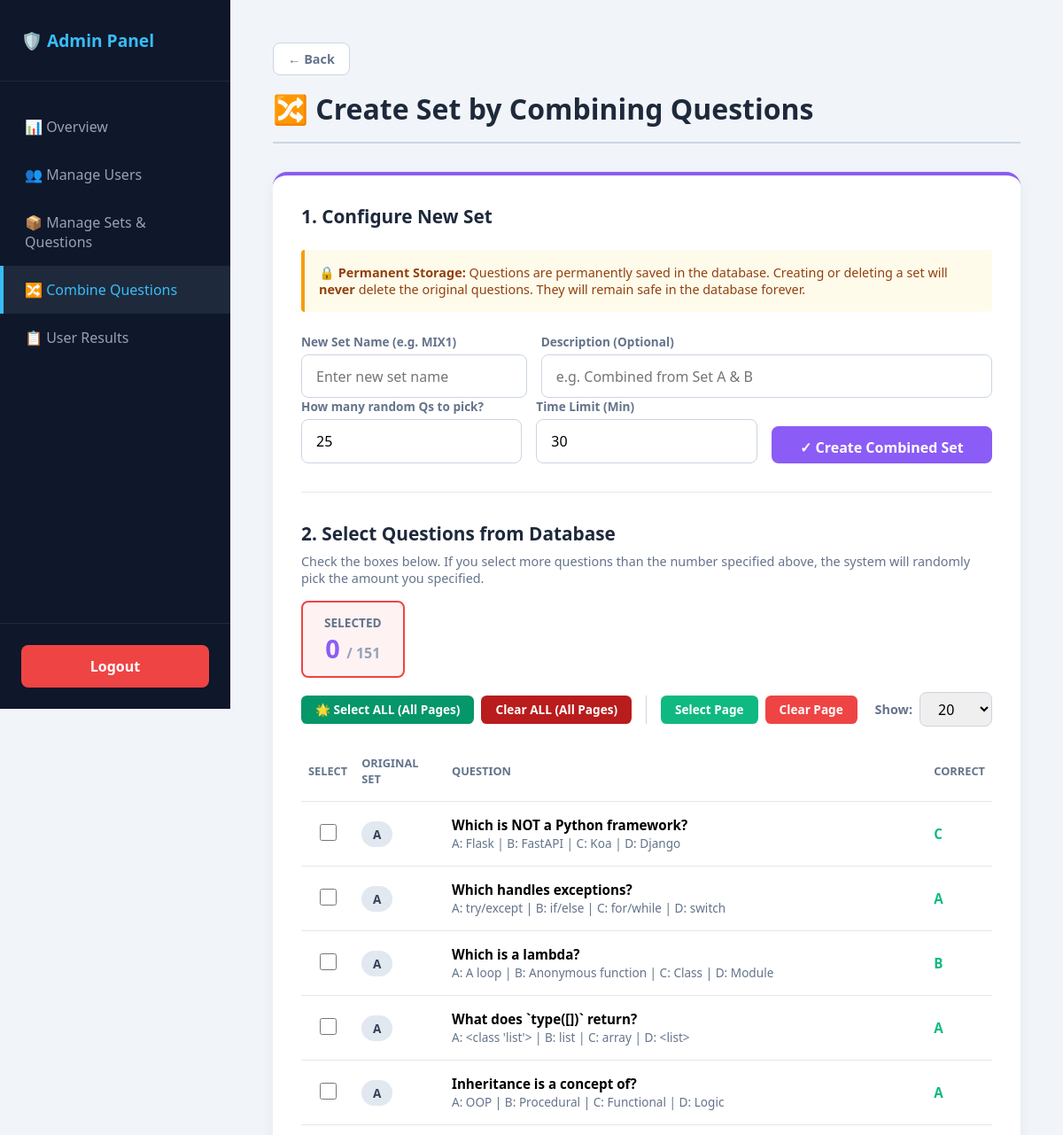
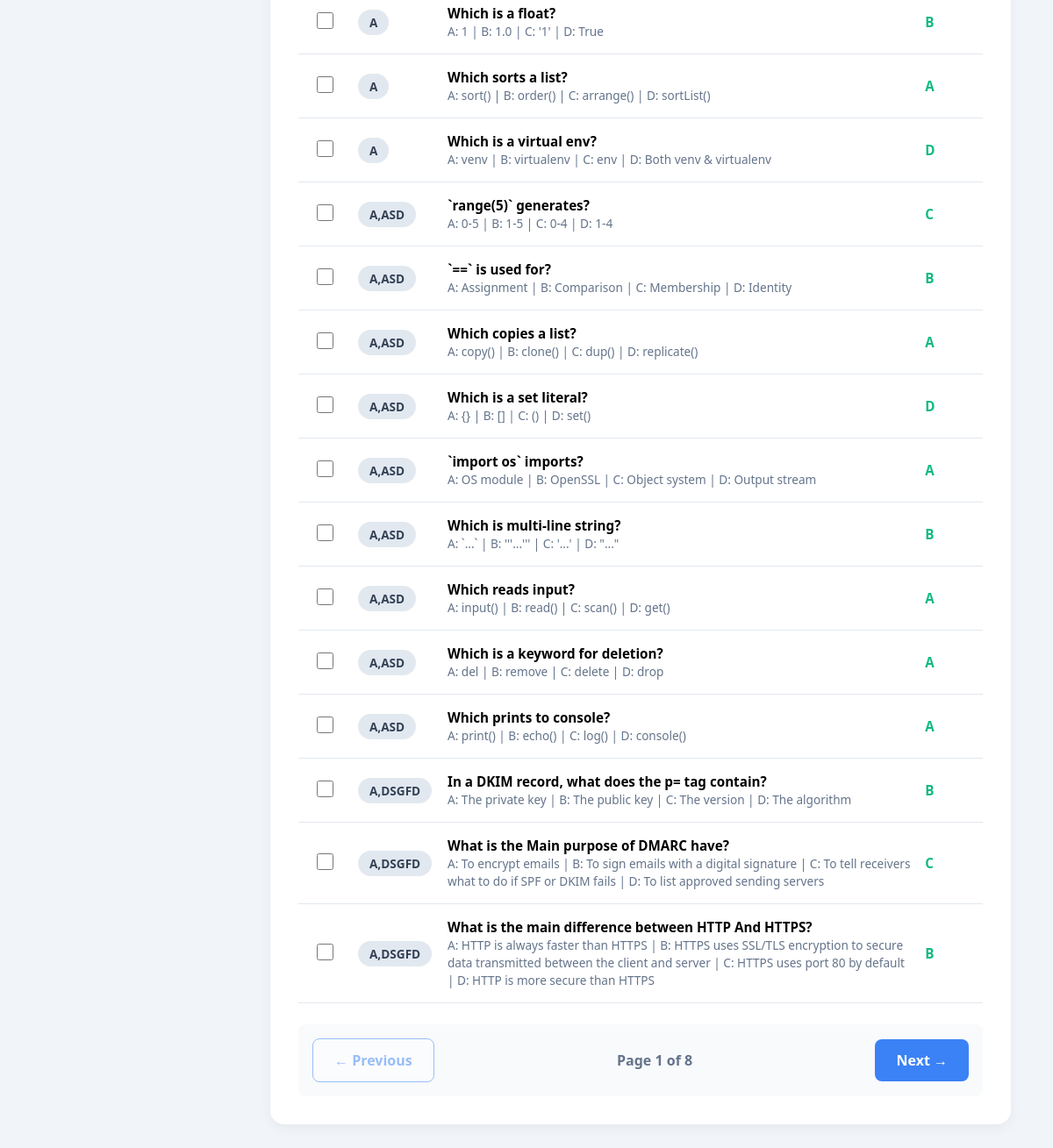
The page /admin/combine_questions (signed in) on the database its author committed (2 pictures, top to bottom).
### tables this page shows
CREATE TABLE questions (
            id INTEGER PRIMARY KEY AUTOINCREMENT,
            set_name TEXT NOT NULL,
            question TEXT NOT NULL,
            option_a TEXT NOT NULL,
            option_b TEXT NOT NULL,
            option_c TEXT NOT NULL,
            option_d TEXT NOT NULL,
            correct_option TEXT NOT NULL
        );

### app.py (the view)
@app.route("/admin/combine_questions")
def admin_combine_questions():
    if not session.get("is_admin"): return redirect(url_for("login"))
    conn = get_db()
    questions = conn.execute("""
        SELECT MIN(id) as id,
               GROUP_CONCAT(DISTINCT set_name) as set_name,
               question, option_a, option_b, option_c, option_d, correct_option
        FROM questions
        GROUP BY LOWER(TRIM(question))
        ORDER BY set_name, id
    """).fetchall()
    conn.close()
    return render_template("admin_combine.html", page="combine", questions=questions)

### app.py (called while the page is built)
def get_db():
    conn = sqlite3.connect(DB_NAME)
    conn.row_factory = sqlite3.Row
    return conn

### templates/admin_combine.html (shortened to what this page needs)
{% extends "admin_base.html" %}
{% block content %}
<h1 class="page-title">🔀 Create Set by Combining Questions</h1>
<div class="card" style="border-top: 4px solid #8b5cf6; margin-bottom: 2rem;">
  <h3>1. Configure New Set</h3>
  <div style="background: #fffbeb; border-left: 4px solid #f59e0b; padding: 1rem; margin-bottom: 1.5rem; border-radius: 0.25rem;">
    <p style="margin: 0; color: #92400e; font-size: 0.9rem;">
      <strong>🔒 Permanent Storage:</strong> Questions are permanently saved in the database. Creating or deleting a set will <strong>never</strong> delete the original questions. They will remain safe in the database forever.
    </p>
  </div>
  <form method="POST" action="{{ url_for('create_combined_set') }}" id="combineForm">
    <div class="form-row">
      <div class="form-group">
        <label>New Set Name (e.g. MIX1)</label>
        <input type="text" name="set_name" required placeholder="Enter new set name">
      </div>
      <div class="form-group" style="flex:2;">
        <label>Description (Optional)</label>
        <input type="text" name="set_description" placeholder="e.g. Combined from Set A & B">
      </div>
    </div>
    <div class="form-row">
      <div class="form-group">
        <label>How many random Qs to pick?</label>
        <input type="number" name="question_count" id="pickCount" value="25" min="1" required oninput="updateWarning()">
      </div>
      <div class="form-group">
        <label>Time Limit (Min)</label>
        <input type="number" name="duration_minutes" value="30" min="1" required>
      </div>
      <div class="form-group" style="display: flex; align-items: flex-end;">
        <button type="submit" class="btn" style="background: #8b5cf6; height: 42px; margin-bottom: 0; width: 100%;">
          ✓ Create Combined Set
        </button>
      </div>
    </div>
    <hr style="border:none; border-top:1px solid #e2e8f0; margin: 2rem 0;">
    <div style="display: flex; justify-content: space-between; align-items: center; margin-bottom: 1rem; flex-wrap: wrap; gap: 1rem;">
      <div>
        <h3 style="margin-bottom: 0.5rem;">2. Select Questions from Database</h3>
        <p style="color:#64748b; margin: 0; font-size: 0.9rem;">
          Check the boxes below. If you select more questions than the number specified above, the system will randomly pick the amount you specified.
        </p>
      </div>
      <div id="counterBox" style="background: #f8fafc; border: 1px solid #cbd5e1; padding: 0.8rem 1.5rem; border-radius: 0.5rem; text-align: center; transition: all 0.2s;">
        <div style="font-size: 0.85rem; color: #64748b; font-weight: 600; text-transform: uppercase;">Selected</div>
        <div style="font-size: 1.8rem; font-weight: 800; color: #8b5cf6;"><span id="selectedCount">0</span> <span style="font-size: 1rem; color: #94a3b8;">/ {{ questions|length }}</span></div>
      </div>
    </div>
    <div style="display: flex; justify-content: space-between; align-items: center; margin-bottom: 1rem; flex-wrap: wrap; gap: 1rem;">
      <div style="display: flex; gap: 0.5rem; flex-wrap: wrap;">
        <button type="button" class="btn btn-sm" style="background:#059669; width:auto; font-weight: bold;" onclick="toggleAllGlobal(true)">🌟 Select ALL (All Pages)</button>
        <button type="button" class="btn btn-sm" style="background:#b91c1c; width:auto;" onclick="toggleAllGlobal(false)">Clear ALL (All Pages)</button>
        <button type="button" class="btn btn-sm" style="background:#10b981; width:auto;" onclick="toggleAll(true)">Select Page</button>
        <button type="button" class="btn btn-sm" style="background:#ef4444; width:auto;" onclick="toggleAll(false)">Clear Page</button>
      </div>
      <div style="display: flex; align-items: center; gap: 0.5rem;">
        <label style="font-size: 0.9rem; color: #64748b; font-weight: 600;">Show:</label>
        <select id="pageSizeSelect" onchange="changePageSize()" style="width: auto; padding: 0.4rem 1rem; margin-bottom: 0; border-radius: 0.5rem; border: 1px solid #cbd5e1;">
          <option value="20">20</option>
        </select>
      </div>
    </div>
    <table id="questionsTable">
      <tr>
        <th style="width: 50px; text-align: center;">Select</th>
        <th>Original Set</th>
        <th>Question</th>
        <th>Correct</th>
      </tr>
      {% for q in questions %}
      <tr class="q-row">
        <td style="text-align: center;">
          <input type="checkbox" name="question_ids" value="{{ q.id }}" class="q-checkbox" style="width: 1.2rem; height: 1.2rem; accent-color: #8b5cf6;" onchange="updateCounter()">
        </td>
        <td><span class="badge" style="background:#e2e8f0; color:#334155;">{{ q.set_name }}</span></td>
        <td>
          <strong>{{ q.question }}</strong><br>
          <span style="font-size: 0.85rem; color: #64748b;">
            A: {{ q.option_a }} | B: {{ q.option_b }} | C: {{ q.option_c }} | D: {{ q.option_d }}
          </span>
        </td>
        <td><strong style="color: #10b981;">{{ q.correct_option }}</strong></td>
      </tr>
      {% endfor %}
    </table>
    <div id="pagination-controls" style="display: flex; justify-content: space-between; align-items: center; margin-top: 1.5rem; background: #f8fafc; padding: 1rem; border-radius: 0.5rem;">
      <button type="button" class="btn btn-outline" id="prevBtn" onclick="changePage(-1)">← Previous</button>
      <div style="font-weight: 600; color: #64748b;">Page <span id="pageNum">1</span> of <span id="totalPages">1</span></div>
      <button type="button" class="btn" id="nextBtn" onclick="changePage(1)">Next →</button>
    </div>
  </form>
</div>
{% endblock %}

### templates/admin_base.html (style rules this page uses)
* { box-sizing: border-box; margin: 0; padding: 0; font-family: system-ui, sans-serif; }
body { display: flex; min-height: 100vh; background: #f1f5f9; }
.page-title { font-size: 2rem; color: #1e293b; margin-bottom: 2rem; border-bottom: 2px solid #cbd5e1; padding-bottom: 1rem; }
.card { background: white; border-radius: 1rem; padding: 2rem; box-shadow: 0 4px 15px rgba(0,0,0,0.05); margin-bottom: 1.5rem; }
.card h3 { color: #1e293b; margin-bottom: 1.5rem; font-size: 1.3rem; }
.btn { background: #3b82f6; color: white; border: none; padding: 0.8rem 1.5rem; border-radius: 0.5rem; font-size: 1rem; font-weight: 600; cursor: pointer; text-decoration: none; display: inline-block; }
.btn-outline { background: white; color: #3b82f6; border: 1.5px solid #3b82f6; }
.btn-sm { padding: 0.4rem 1rem; font-size: 0.85rem; border-radius: 0.4rem; }
input[type="text"], input[type="number"], select { width: 100%; padding: 0.8rem 1rem; margin-bottom: 1rem; border-radius: 0.5rem; border: 1px solid #cbd5e1; font-size: 1rem; }
table { width: 100%; border-collapse: collapse; }
th, td { text-align: left; padding: 1rem 0.5rem; border-bottom: 1px solid #e2e8f0; font-size: 0.95rem; }
th { color: #64748b; font-weight: 600; text-transform: uppercase; font-size: 0.8rem; }
.badge { background: #e0f2fe; color: #0284c7; padding: 0.3rem 0.8rem; border-radius: 1rem; font-size: 0.85rem; font-weight: 600; }
.form-row { display: flex; gap: 1rem; flex-wrap: wrap; align-items: flex-end; }
.form-group { display: flex; flex-direction: column; flex: 1; min-width: 150px; }
.form-group label { font-size: 0.85rem; color: #64748b; margin-bottom: 0.3rem; font-weight: 600; }
.form-group input, .form-group select { margin-bottom: 0; }

### rows shown on the page
questions: set_name "A", question "Which is NOT a Python framework?", option_a "Flask", option_b "FastAPI", option_c "Koa", option_d "Django", correct_option "C"
questions: set_name "A", question "Which handles exceptions?", option_a "try/except", option_b "if/else", option_c "for/while", option_d "switch", correct_option "A"
questions: set_name "A", question "Which is a lambda?", option_a "A loop", option_b "Anonymous function", option_c "Class", option_d "Module", correct_option "B"
questions: set_name "A", question "What does `type([])` return?", option_a "<class 'list'>", option_b "list", option_c "array", option_d "<list>", correct_option "A"
questions: set_name "A", question "Inheritance is a concept of?", option_a "OOP", option_b "Procedural", option_c "Functional", option_d "Logic", correct_option "A"
questions: set_name "A", question "Which is a float?", option_a "1", option_b "1.0", option_c "'1'", option_d "True", correct_option "B"
questions: set_name "A", question "Which sorts a list?", option_a "sort()", option_b "order()", option_c "arrange()", option_d "sortList()", correct_option "A"
questions: set_name "A", question "Which is a virtual env?", option_a "venv", option_b "virtualenv", option_c "env", option_d "Both venv & virtualenv", correct_option "D"

### other values the page prints
{{ questions|length }} "151"
{{ q.set_name }} "A,ASD" "A,ASD" "A,ASD" "A,ASD" "A,ASD" "A,ASD" "A,ASD" "A,ASD" "A,ASD" "A,DSGFD" "A,DSGFD" "A,DSGFD"
{{ q.question }} "`range(5)` generates?" "`==` is used for?" "Which copies a list?" "Which is a set literal?" "`import os` imports?" "Which is multi-line string?" "Which reads input?" "Which is a keyword for deletion?" "Which prints to console?" "In a DKIM record, what does the p= tag contain?" "What is the Main purpose of DMARC have?" "What is the main difference between HTTP And HTTPS?"
{{ q.option_a }} "0-5" "Assignment" "copy()" "{}" "OS module" "`...`" "input()" "del" "print()" "The private key" "To encrypt emails" "HTTP is always faster than HTTPS"
{{ q.option_b }} "1-5" "Comparison" "clone()" "[]" "OpenSSL" "'''...'''" "read()" "remove" "echo()" "The public key" "To sign emails with a digital signature" "HTTPS uses SSL/TLS encryption to secure data transmitted between the client and server"
{{ q.option_c }} "0-4" "Membership" "dup()" "()" "Object system" "'...'" "scan()" "delete" "log()" "The version" "To tell receivers what to do if SPF or DKIM fails" "HTTPS uses port 80 by default"
{{ q.option_d }} "1-4" "Identity" "replicate()" "set()" "Output stream" "\"...\"" "get()" "drop" "console()" "The algorithm" "To list approved sending servers" "HTTP is more secure than HTTPS"
{{ q.correct_option }} "C" "B" "A" "D" "A" "B" "A" "A" "A" "B" "C" "B"
